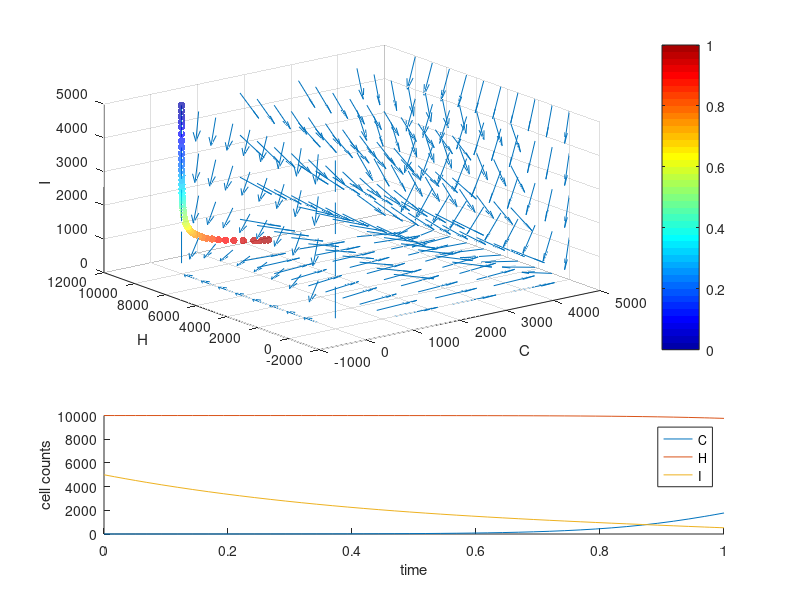

Reproduce this figure in MATLAB.
%parameters
r = 10;

b = 1000*r;
a = 0.5*b;
c = 0.5*b;
e = 2;
d = 5*e;
f = 2;
g = 0.001/r;
h = 0.0015/r;
k = 0.0012/r;
l = 0.01/r;

figure;
T = 1;

m=4.76;

K1 = a*T^m;
K2 = b*T^m;
I0 = c*T^m;
r1 = d/T;
r2 = e/T;
r3 = f/T;
n1 = g/T^(m+1);
n2 = h/T^(m+1);
n3 = k/T^(m+1);
n4 = l/T^(m+1);

%ode system
func = @(t,y) [r1*y(1) - r1/K1*y(1)^2 - n1*y(1)*y(2)- n2*y(1)*y(3)
        r2*y(2) - r2/K2*y(2)^2 - n3*y(1)*y(2)
        -r3*y(3)-n4*y(1)*y(3)];


%phase portrait
subplot(3,1,[1,2]);
x=linspace(0,K1,5);
y=linspace(0,K2,10);
z=linspace(0,I0,5);

[X,Y,Z]=meshgrid(x,y,z);
u=zeros(size(X));
v=zeros(size(Y));
w=zeros(size(Z));


for i=1:numel(u)
    
    Yprime=func(0,[X(i);Y(i);Z(i)]);
    u(i)=Yprime(1);
    v(i)=Yprime(2);
    w(i)=Yprime(3);
    
    Vmod=sqrt(u(i)^2+v(i)^2+w(i)^2);
    u(i)=u(i)/Vmod;
    v(i)=v(i)/Vmod;
    w(i)=w(i)/Vmod;
end

quiver3(X,Y,Z,u,v,w);

xlabel('C');
ylabel('H');
zlabel('I');

hold on;
tf = T;
y0 = [0.0001*K1 0.9999*K2 I0];
opts=odeset('NormControl','on');
[t,y] = ode45(func, [0 tf], y0);
%color with time
color = linspace(0,1,length(t));
steps = t;

scatter3(y(:,1), y(:,2), y(:,3),30, steps, 'filled','MarkerFaceAlpha', 0.7);
colormap(jet(length(t)));
colorbar;
hold off;

%line graph
subplot(3,1,3);
hold on;
plot(t,y(:,1));
plot(t,y(:,2));
plot(t,y(:,3));
hold off;
legend('C','H','I');
xlabel('time');
ylabel('cell counts');




